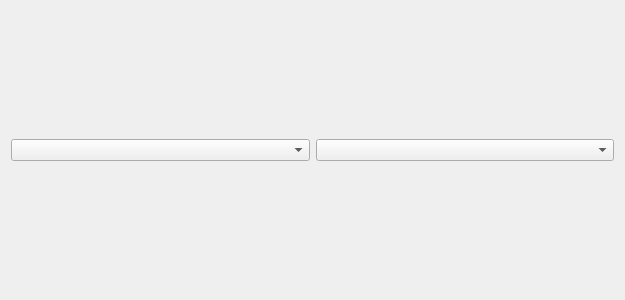
<?xml version="1.0" encoding="UTF-8"?>
<ui version="4.0">
 <class>Form</class>
 <widget class="QWidget" name="Form">
  <property name="geometry">
   <rect>
    <x>0</x>
    <y>0</y>
    <width>625</width>
    <height>300</height>
   </rect>
  </property>
  <property name="windowTitle">
   <string>Form</string>
  </property>
  <layout class="QHBoxLayout" name="horizontalLayout_3">
   <item>
    <layout class="QHBoxLayout" name="horizontalLayout">
     <item>
      <layout class="QVBoxLayout" name="verticalLayout">
       <item>
        <layout class="QHBoxLayout" name="horizontalLayout_2">
         <item>
          <widget class="QComboBox" name="comboBoxROI"/>
         </item>
         <item>
          <widget class="QComboBox" name="comboBoxHue"/>
         </item>
        </layout>
       </item>
      </layout>
     </item>
    </layout>
   </item>
  </layout>
 </widget>
 <resources/>
 <connections/>
</ui>
